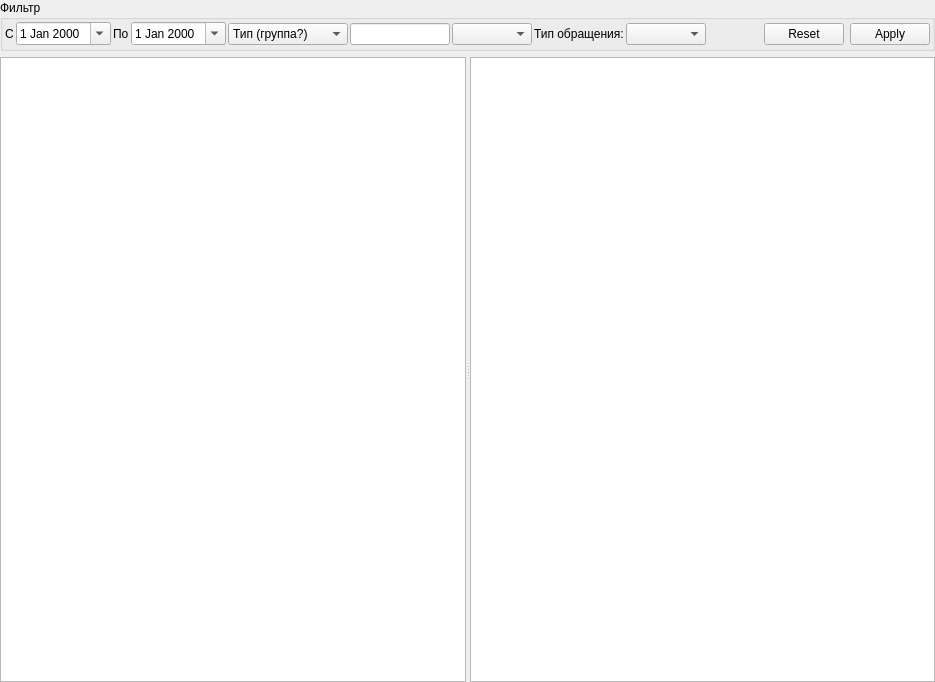
         <widget class="QWidget" name="scrollAreaWidgetContents_3">
          <property name="geometry">
           <rect>
            <x>0</x>
            <y>0</y>
            <width>935</width>
            <height>682</height>
           </rect>
          </property>
          <layout class="QVBoxLayout" name="verticalLayout_9">
           <property name="margin">
            <number>0</number>
           </property>
           <item>
            <widget class="QGroupBox" name="frmAmbCardDiagnosticFilter_2">
             <property name="sizePolicy">
              <sizepolicy hsizetype="Preferred" vsizetype="Minimum">
               <horstretch>0</horstretch>
               <verstretch>0</verstretch>
              </sizepolicy>
             </property>
             <property name="title">
              <string>Фильтр</string>
             </property>
             <layout class="QHBoxLayout" name="horizontalLayout_5">
              <property name="spacing">
               <number>2</number>
              </property>
              <property name="margin">
               <number>2</number>
              </property>
              <item>
               <widget class="QLabel" name="lblAmbCardDiagnosticBegDate_2">
                <property name="text">
                 <string>С</string>
                </property>
               </widget>
              </item>
              <item>
               <widget class="CDateEdit" name="edtAmbCardDiagnosticBegDate">
                <property name="calendarPopup">
                 <bool>true</bool>
                </property>
               </widget>
              </item>
              <item>
               <widget class="QLabel" name="lblAmbCardDiagnosticEndDate_2">
                <property name="text">
                 <string>По</string>
                </property>
               </widget>
              </item>
              <item>
               <widget class="CDateEdit" name="edtAmbCardDiagnosticEndDate">
                <property name="calendarPopup">
                 <bool>true</bool>
                </property>
               </widget>
              </item>
              <item>
               <widget class="CActionTypeComboBox" name="cmbAmbCardDiagnosticGroup">
                <property name="minimumSize">
                 <size>
                  <width>120</width>
                  <height>0</height>
                 </size>
                </property>
                <item>
                 <property name="text">
                  <string>Тип (группа?)</string>
                 </property>
                </item>
               </widget>
              </item>
              <item>
               <widget class="QLineEdit" name="edtAmbCardDiagnosticOffice">
                <property name="sizePolicy">
                 <sizepolicy hsizetype="Maximum" vsizetype="Fixed">
                  <horstretch>0</horstretch>
                  <verstretch>0</verstretch>
                 </sizepolicy>
                </property>
                <property name="minimumSize">
                 <size>
                  <width>60</width>
                  <height>0</height>
                 </size>
                </property>
                <property name="maximumSize">
                 <size>
                  <width>100</width>
                  <height>16777215</height>
                 </size>
                </property>
                <property name="maxLength">
                 <number>10</number>
                </property>
                <property name="readOnly">
                 <bool>false</bool>
                </property>
               </widget>
              </item>
              <item>
               <widget class="COrgStructureComboBox" name="cmbAmbCardDiagnosticOrgStructure">
                <property name="sizePolicy">
                 <sizepolicy hsizetype="Expanding" vsizetype="Fixed">
                  <horstretch>0</horstretch>
                  <verstretch>0</verstretch>
                 </sizepolicy>
                </property>
                <property name="minimumSize">
                 <size>
                  <width>80</width>
                  <height>0</height>
                 </size>
                </property>
               </widget>
              </item>
              <item>
               <widget class="QLabel" name="label_2">
                <property name="text">
                 <string>Тип обращения:</string>
                </property>
               </widget>
              </item>
              <item>
               <widget class="CRBMultiComboBox" name="cmbAmbCardDiagnosticEventType">
                <property name="sizePolicy">
                 <sizepolicy hsizetype="Expanding" vsizetype="Fixed">
                  <horstretch>0</horstretch>
                  <verstretch>0</verstretch>
                 </sizepolicy>
                </property>
                <property name="minimumSize">
                 <size>
                  <width>80</width>
                  <height>0</height>
                 </size>
                </property>
               </widget>
              </item>
              <item>
               <spacer>
                <property name="orientation">
                 <enum>Qt::Horizontal</enum>
                </property>
                <property name="sizeHint" stdset="0">
                 <size>
                  <width>16</width>
                  <height>24</height>
                 </size>
                </property>
               </spacer>
              </item>
              <item>
               <widget class="QDialogButtonBox" name="cmdAmbCardDiagnosticButtonBox">
                <property name="sizePolicy">
                 <sizepolicy hsizetype="Maximum" vsizetype="Fixed">
                  <horstretch>0</horstretch>
                  <verstretch>0</verstretch>
                 </sizepolicy>
                </property>
                <property name="orientation">
                 <enum>Qt::Horizontal</enum>
                </property>
                <property name="standardButtons">
                 <set>QDialogButtonBox::Apply|QDialogButtonBox::Reset</set>
                </property>
               </widget>
              </item>
             </layout>
            </widget>
           </item>
           <item>
            <widget class="QFrame" name="frmAmbCardDiagnosticAction">
             <property name="sizePolicy">
              <sizepolicy hsizetype="Preferred" vsizetype="Expanding">
               <horstretch>0</horstretch>
               <verstretch>0</verstretch>
              </sizepolicy>
             </property>
             <property name="frameShape">
              <enum>QFrame::NoFrame</enum>
             </property>
             <property name="frameShadow">
              <enum>QFrame::Raised</enum>
             </property>
             <layout class="QHBoxLayout" name="horizontalLayout_4">
              <property name="spacing">
               <number>0</number>
              </property>
              <property name="margin">
               <number>0</number>
              </property>
              <item>
               <widget class="QSplitter" name="splitterAmbCardDiagnosticAction">
                <property name="minimumSize">
                 <size>
                  <width>0</width>
                  <height>200</height>
                 </size>
                </property>
                <property name="orientation">
                 <enum>Qt::Horizontal</enum>
                </property>
                <widget class="CTableView" name="tblAmbCardDiagnosticActions"/>
                <widget class="CTextBrowser" name="txtAmbCardDiagnosticBrowser"/>
               </widget>
              </item>
             </layout>
            </widget>
           </item>
          </layout>
         </widget>
